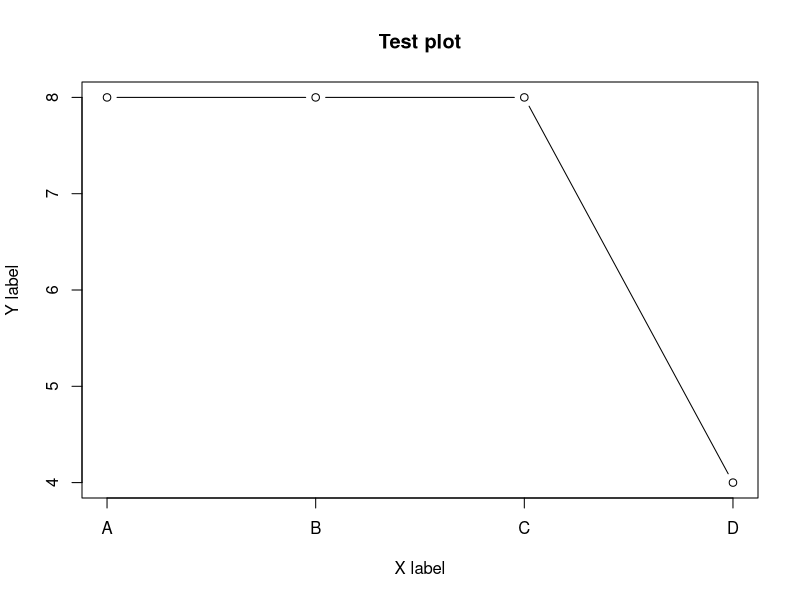

This figure's R source:
add_arr <- function(arr1, arr2)  {
    return(arr1 + arr2)
}

arr <- c(8, 8, 8, 4)
arr2 <- c(8, 8, 8, 4)
x <- c("A", "B", "C", "D")

print(arr)
print(add_arr(arr, arr2))

plot(x = 1:4, y = arr, type = "b", xaxt = "n", main = "Test plot", xlab = "X label", ylab = "Y label")
axis(1, at = 1:4, labels = x)  # Affiche A, B, C, D sur l’axe des x
